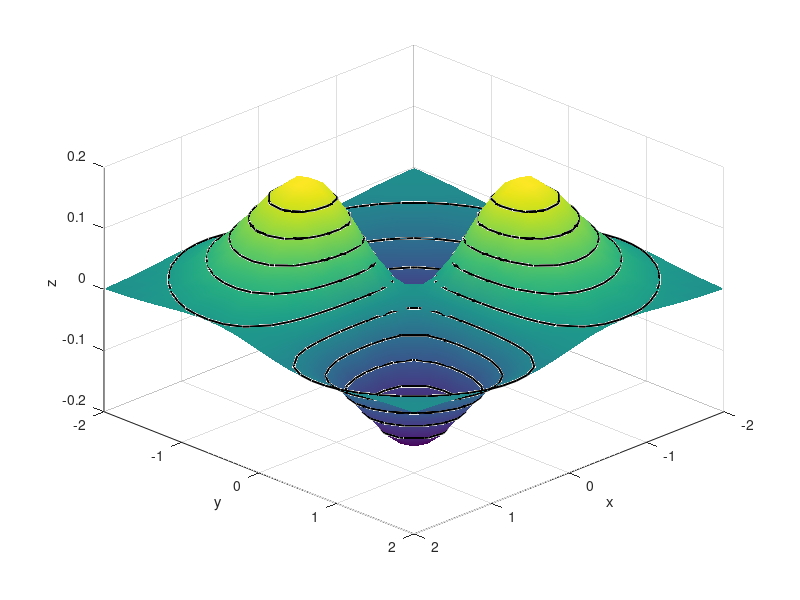

The MATLAB script that drew this image:
%% Shirong Zheng
%% Exercise 5.5

% 3D Contour plotting-Explain the code
a=-2;b=2;
c=-2;d=2;
x=linspace(a,b,25);
y=linspace(c,d,25);
[x, y] =meshgrid(x,y);
z=-x.*y.*exp(-x.^2-y.^2);
clf;
hold on

%The help page for clabel contains a pretty good description of how it works. 
[C, h]=contour3(x,y,z,'k');

%set the h line width is 1.5
set(h,'LineWidth',1.5);

surf(x,y,z);
view([1 1 1]);
grid on

%varies the color in each line segment and use true color
shading interp

xlabel('x');ylabel('y');zlabel('z');
hold off